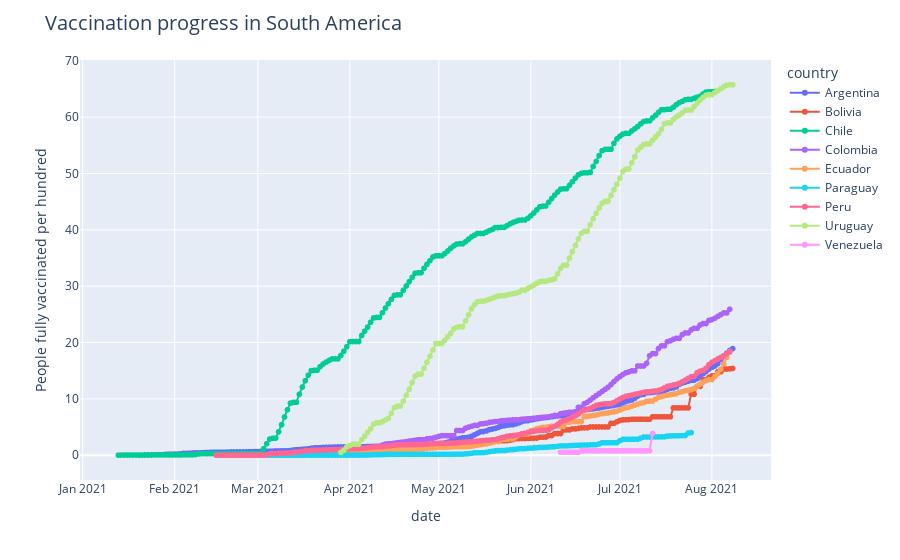

Notebook code cell kept with this figure:
### Code cell
fig = px.line(df_southa, x='date', y='people_fully_vaccinated_per_hundred', color='country', text='country')

fig.update_traces(mode='markers+lines',
                  hovertemplate=
                  '<b>%{text}</b><br>'+
                  'Fully vaccinated per 100: <b>%{y:.2f}</b><br>'+
                  '<extra>%{x}</extra>')

fig.update_layout(
    title = 'Vaccination progress in South America',
    title_font_size=20,
    hoverlabel=dict(font_size=12), 
    hovermode='x'
    )

fig.update_yaxes(
    title="People fully vaccinated per hundred"
    )

fig.show()

### Figure 1 — Plotly figure (JSON) as saved in the notebook; plotly's stock layout.template omitted (floating-point values rounded to 4 significant figures; data arrays with more than 128 entries replaced by an {"elided": "..."} marker saying what was removed)
{"data": [{"hovertemplate": "<b>%{text}</b><br>Fully vaccinated per 100: <b>%{y:.2f}</b><br><extra>%{x}</extra>", "legendgroup": "Argentina", "line": {"color": "#636efa", "dash": "solid"}, "mode": "markers+lines", "name": "Argentina", "showlegend": true, "text": {"elided": "201 str values"}, "type": "scattergl", "x": {"elided": "201 str values"}, "xaxis": "x", "y": {"elided": "201 float values"}, "yaxis": "y"}, {"hovertemplate": "<b>%{text}</b><br>Fully vaccinated per 100: <b>%{y:.2f}</b><br><extra>%{x}</extra>", "legendgroup": "Bolivia", "line": {"color": "#EF553B", "dash": "solid"}, "mode": "markers+lines", "name": "Bolivia", "showlegend": true, "text": {"elided": "160 str values"}, "type": "scattergl", "x": {"elided": "160 str values"}, "xaxis": "x", "y": {"elided": "160 float values"}, "yaxis": "y"}, {"hovertemplate": "<b>%{text}</b><br>Fully vaccinated per 100: <b>%{y:.2f}</b><br><extra>%{x}</extra>", "legendgroup": "Chile", "line": {"color": "#00cc96", "dash": "solid"}, "mode": "markers+lines", "name": "Chile", "showlegend": true, "text": {"elided": "202 str values"}, "type": "scattergl", "x": {"elided": "202 str values"}, "xaxis": "x", "y": {"elided": "202 float values"}, "yaxis": "y"}, {"hovertemplate": "<b>%{text}</b><br>Fully vaccinated per 100: <b>%{y:.2f}</b><br><extra>%{x}</extra>", "legendgroup": "Colombia", "line": {"color": "#ab63fa", "dash": "solid"}, "mode": "markers+lines", "name": "Colombia", "showlegend": true, "text": {"elided": "148 str values"}, "type": "scattergl", "x": {"elided": "148 str values"}, "xaxis": "x", "y": {"elided": "148 float values"}, "yaxis": "y"}, {"hovertemplate": "<b>%{text}</b><br>Fully vaccinated per 100: <b>%{y:.2f}</b><br><extra>%{x}</extra>", "legendgroup": "Ecuador", "line": {"color": "#FFA15A", "dash": "solid"}, "mode": "markers+lines", "name": "Ecuador", "showlegend": true, "text": {"elided": "172 str values"}, "type": "scattergl", "x": {"elided": "172 str values"}, "xaxis": "x", "y": {"elided": "172 float values"}, "yaxis": "y"}, {"hovertemplate": "<b>%{text}</b><br>Fully vaccinated per 100: <b>%{y:.2f}</b><br><extra>%{x}</extra>", "legendgroup": "Paraguay", "line": {"color": "#19d3f3", "dash": "solid"}, "mode": "markers+lines", "name": "Paraguay", "showlegend": true, "text": {"elided": "145 str values"}, "type": "scattergl", "x": {"elided": "145 str values"}, "xaxis": "x", "y": {"elided": "145 float values"}, "yaxis": "y"}, {"hovertemplate": "<b>%{text}</b><br>Fully vaccinated per 100: <b>%{y:.2f}</b><br><extra>%{x}</extra>", "legendgroup": "Peru", "line": {"color": "#FF6692", "dash": "solid"}, "mode": "markers+lines", "name": "Peru", "showlegend": true, "text": {"elided": "174 str values"}, "type": "scattergl", "x": {"elided": "174 str values"}, "xaxis": "x", "y": {"elided": "174 float values"}, "yaxis": "y"}, {"hovertemplate": "<b>%{text}</b><br>Fully vaccinated per 100: <b>%{y:.2f}</b><br><extra>%{x}</extra>", "legendgroup": "Uruguay", "line": {"color": "#B6E880", "dash": "solid"}, "mode": "markers+lines", "name": "Uruguay", "showlegend": true, "text": {"elided": "133 str values"}, "type": "scattergl", "x": {"elided": "133 str values"}, "xaxis": "x", "y": {"elided": "133 float values"}, "yaxis": "y"}, {"hovertemplate": "<b>%{text}</b><br>Fully vaccinated per 100: <b>%{y:.2f}</b><br><extra>%{x}</extra>", "legendgroup": "Venezuela", "line": {"color": "#FF97FF", "dash": "solid"}, "mode": "markers+lines", "name": "Venezuela", "showlegend": true, "text": ["Venezuela", "Venezuela", "Venezuela", "Venezuela", "Venezuela", "Venezuela", "Venezuela", "Venezuela", "Venezuela", "Venezuela", "Venezuela", "Venezuela", "Venezuela", "Venezuela", "Venezuela", "Venezuela", "Venezuela", "Venezuela", "Venezuela", "Venezuela", "Venezuela", "Venezuela", "Venezuela", "Venezuela", "Venezuela", "Venezuela", "Venezuela", "Venezuela", "Venezuela", "Venezuela", "Venezuela", "Venezuela"], "type": "scattergl", "x": ["2021-06-11", "2021-06-12", "2021-06-13", "2021-06-14", "2021-06-15", "2021-06-16", "2021-06-17", "2021-06-18", "2021-06-19", "2021-06-20", "2021-06-21", "2021-06-22", "2021-06-23", "2021-06-24", "2021-06-25", "2021-06-26", "2021-06-27", "2021-06-28", "2021-06-29", "2021-06-30", "2021-07-01", "2021-07-02", "2021-07-03", "2021-07-04", "2021-07-05", "2021-07-06", "2021-07-07", "2021-07-08", "2021-07-09", "2021-07-10", "2021-07-11", "2021-07-12"], "xaxis": "x", "y": [0.53, 0.53, 0.53, 0.53, 0.53, 0.53, 0.53, 0.79, 0.79, 0.79, 0.79, 0.79, 0.79, 0.79, 0.79, 0.79, 0.79, 0.79, 0.79, 0.79, 0.79, 0.79, 0.79, 0.79, 0.79, 0.79, 0.79, 0.79, 0.79, 0.79, 0.79, 3.87], "yaxis": "y"}], "layout": {"hoverlabel": {"font": {"size": 12}}, "hovermode": "x", "legend": {"title": {"text": "country"}, "tracegroupgap": 0}, "margin": {"t": 60}, "title": {"font": {"size": 20}, "text": "Vaccination progress in South America"}, "xaxis": {"anchor": "y", "domain": [0, 1], "title": {"text": "date"}}, "yaxis": {"anchor": "x", "domain": [0, 1], "title": {"text": "People fully vaccinated per hundred"}}}}
